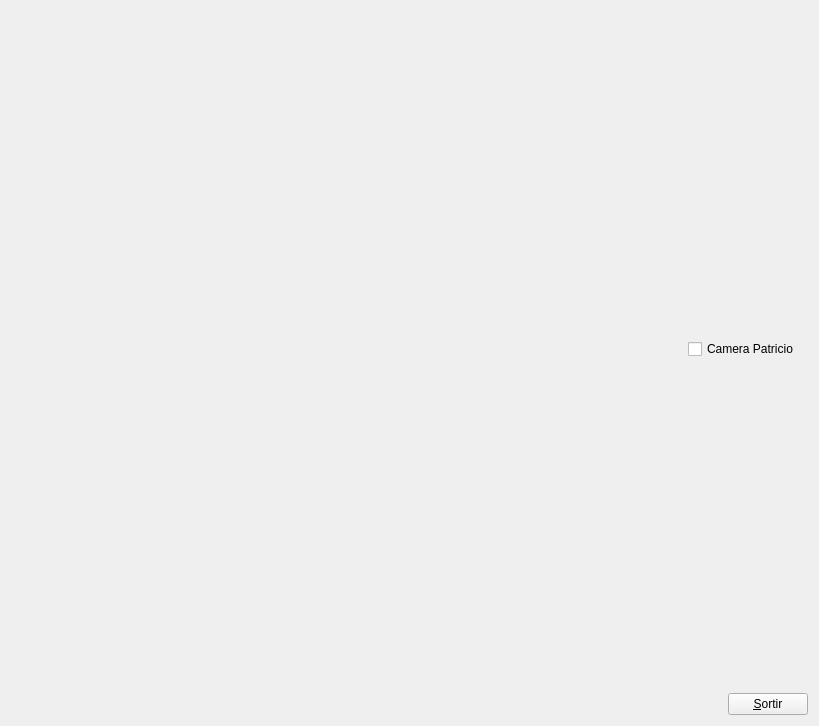
<?xml version="1.0" encoding="UTF-8"?>
<ui version="4.0">
 <class>MyForm</class>
 <widget class="QWidget" name="MyForm">
  <property name="geometry">
   <rect>
    <x>0</x>
    <y>0</y>
    <width>819</width>
    <height>726</height>
   </rect>
  </property>
  <property name="windowTitle">
   <string>Form</string>
  </property>
  <layout class="QHBoxLayout" name="horizontalLayout_2">
   <item>
    <widget class="MyGLWidget" name="widget" native="true">
     <property name="sizePolicy">
      <sizepolicy hsizetype="Expanding" vsizetype="Expanding">
       <horstretch>0</horstretch>
       <verstretch>0</verstretch>
      </sizepolicy>
     </property>
    </widget>
   </item>
   <item>
    <layout class="QVBoxLayout" name="verticalLayout">
     <item>
      <spacer name="verticalSpacer">
       <property name="orientation">
        <enum>Qt::Vertical</enum>
       </property>
       <property name="sizeHint" stdset="0">
        <size>
         <width>20</width>
         <height>40</height>
        </size>
       </property>
      </spacer>
     </item>
     <item>
      <widget class="QCheckBox" name="checkBox">
       <property name="text">
        <string>Camera Patricio</string>
       </property>
      </widget>
     </item>
     <item>
      <spacer name="verticalSpacer_2">
       <property name="orientation">
        <enum>Qt::Vertical</enum>
       </property>
       <property name="sizeHint" stdset="0">
        <size>
         <width>20</width>
         <height>40</height>
        </size>
       </property>
      </spacer>
     </item>
     <item>
      <layout class="QHBoxLayout" name="horizontalLayout">
       <item>
        <spacer name="horizontalSpacer">
         <property name="orientation">
          <enum>Qt::Horizontal</enum>
         </property>
         <property name="sizeType">
          <enum>QSizePolicy::Fixed</enum>
         </property>
         <property name="sizeHint" stdset="0">
          <size>
           <width>40</width>
           <height>20</height>
          </size>
         </property>
        </spacer>
       </item>
       <item>
        <widget class="QPushButton" name="pushButton">
         <property name="sizePolicy">
          <sizepolicy hsizetype="Fixed" vsizetype="Fixed">
           <horstretch>0</horstretch>
           <verstretch>0</verstretch>
          </sizepolicy>
         </property>
         <property name="text">
          <string>&amp;Sortir</string>
         </property>
        </widget>
       </item>
      </layout>
     </item>
    </layout>
   </item>
  </layout>
 </widget>
 <customwidgets>
  <customwidget>
   <class>MyGLWidget</class>
   <extends>QWidget</extends>
   <header>MyGLWidget.h</header>
   <container>1</container>
   <slots>
    <signal>enviaTipusCamera()</signal>
    <slot>repTipusCamera(int)</slot>
   </slots>
  </customwidget>
 </customwidgets>
 <resources/>
 <connections>
  <connection>
   <sender>pushButton</sender>
   <signal>clicked()</signal>
   <receiver>MyForm</receiver>
   <slot>close()</slot>
   <hints>
    <hint type="sourcelabel">
     <x>804</x>
     <y>714</y>
    </hint>
    <hint type="destinationlabel">
     <x>839</x>
     <y>529</y>
    </hint>
   </hints>
  </connection>
  <connection>
   <sender>widget</sender>
   <signal>enviaTipusCamera()</signal>
   <receiver>checkBox</receiver>
   <slot>toggle()</slot>
   <hints>
    <hint type="sourcelabel">
     <x>447</x>
     <y>310</y>
    </hint>
    <hint type="destinationlabel">
     <x>704</x>
     <y>349</y>
    </hint>
   </hints>
  </connection>
  <connection>
   <sender>checkBox</sender>
   <signal>stateChanged(int)</signal>
   <receiver>widget</receiver>
   <slot>repTipusCamera(int)</slot>
   <hints>
    <hint type="sourcelabel">
     <x>755</x>
     <y>346</y>
    </hint>
    <hint type="destinationlabel">
     <x>644</x>
     <y>205</y>
    </hint>
   </hints>
  </connection>
 </connections>
</ui>
